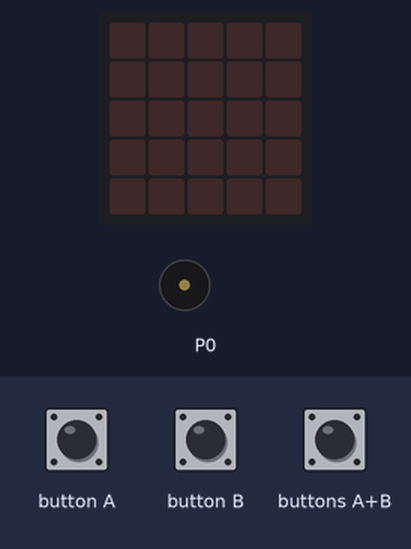
A program run on a simulated BBC micro:bit running MicroPython. On the bench: the board's 5×5 LED display, buzzer (waves = sounding). The test bench sets the inputs (shaded band). Random numbers come from a fixed seed.

Above: at 1.2 s.
1.3 s: button A pressed for 0.15 s
At 1.6 s:
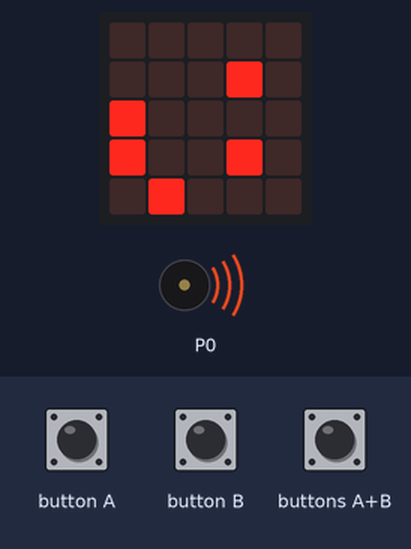
13.3 s: buttons A+B pressed for 0.15 s
At 15.95 s:
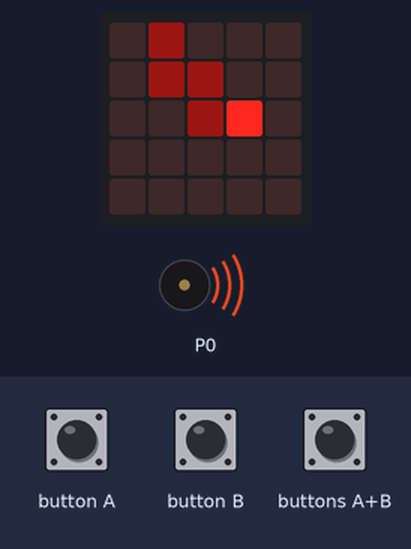
16.3 s: buttons A+B pressed for 1 s
At 21.68 s:
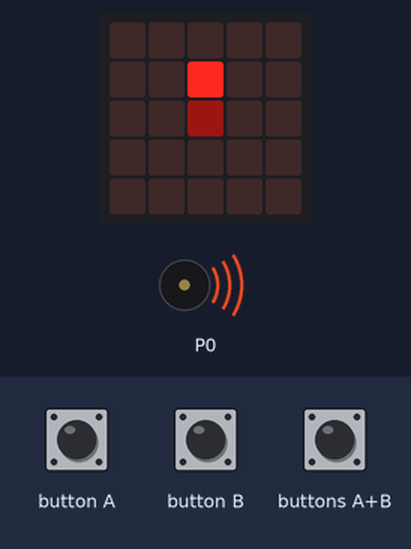
22.3 s: buttons A+B pressed for 0.15 s
At 28.02 s:
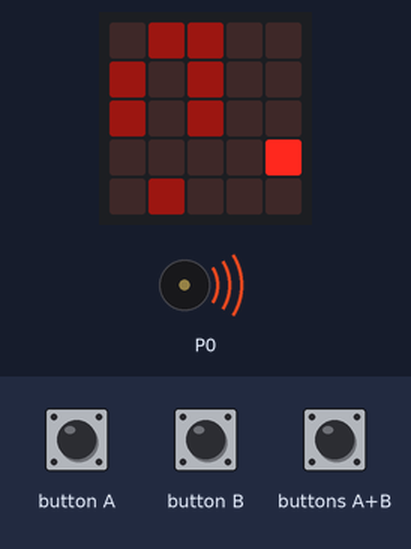
Timing chart, 0 to 29.3 s (numbered marks = the images above; inputs shaded):
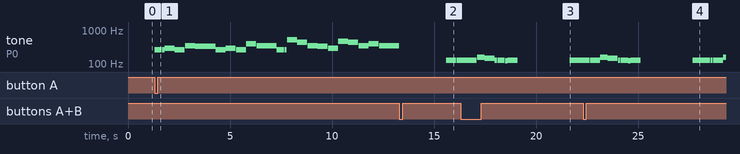

The program:

10020154_4sk4-Daniel.py
```python
import microbit
import radio
import math
import music
import random

#constants
mijnReserve  = 0
mijnSchool   = 20
mijnLeerling = 154

#setup
radio.config(group=1)
radio.on()

####################################################
##### vanaf hier mag je stukjes code aanpassen #####
####################################################

def functie_A():
    # deze code mag je veranderen
    music.play(music.BIRTHDAY,wait=False)
    for j in range(22):
        for i in range(12):
            microbit.display.set_pixel(random.randint(0,4), random.randint(0,4),9)
            microbit.sleep(50)
        microbit.display.clear()
    microbit.sleep(1000)
    microbit.display.clear()
    # tot hier


def functie_B():
    # deze code mag je veranderen
    music.play(music.NYAN,wait=False)
    for j in range(13):
        for i in range(10):
            microbit.display.set_pixel(random.randint(0,4), random.randint(0,4),i)
            microbit.sleep(50)
    microbit.sleep(1000)
    microbit.pin2.write_analog(30)
    microbit.display.clear()
    # tot hier


def functie_AB():
    # deze code mag je veranderen
    music.play(music.FUNERAL,wait=False)
    x = 2
    y = 2
    for i in range(100):
        microbit.display.set_pixel(x, y, 1)
        x = x + random.randint(-1,1)
        y = y + random.randint(-1,1)
        if x > 4:
            x = 0
        if x < 0:
            x = 4
        if y > 4:
            y = 0
        if y < 0:
            y = 4
        microbit.display.set_pixel(x, y, 9)
        microbit.sleep(50)
    microbit.sleep(1000)
    microbit.display.clear()
    # tot hier


############################################
###### tot hier mag je code aanpassen ######
############################################

def handleRadio(incoming):
    receivedNumber = float(incoming)
    nummerOntvangen = receivedNumber
    nummerKnopje    = int(nummerOntvangen / 1000000)
    nummerOntvangen = nummerOntvangen - nummerKnopje * 1000000
    nummerReserve   = int(nummerOntvangen / 100000)
    nummerOntvangen = nummerOntvangen - nummerReserve* 100000
    nummerSchool    = int(nummerOntvangen / 1000)
    nummerOntvangen = nummerOntvangen - nummerSchool * 1000
    nummerLeerling  = int(nummerOntvangen)

    if nummerReserve  == mijnReserve  or nummerReserve  == 0 :
        if nummerSchool   == mijnSchool   or nummerSchool   == 0:
            if nummerLeerling == mijnLeerling or nummerLeerling == 0:
                if nummerKnopje == 1:
                    #microbit.pin5.write_digital(0)
                    #microbit.sleep(50)
                    #microbit.pin5.write_digital(1)
                    functie_A()
                elif nummerKnopje == 2:
                    #microbit.pin11.write_digital(0)
                    #microbit.sleep(50)
                    #microbit.pin11.write_digital(1)
                    functie_B()
                else:
                    #microbit.pin5.write_digital(0)
                    #microbit.pin11.write_digital(0)
                    #microbit.sleep(50)
                    #microbit.pin5.write_digital(1)
                    #microbit.pin11.write_digital(1)
                    functie_AB()


def get_message():
    try:
        msg = radio.receive_bytes()
        if msg is not None:
            if int(msg[0]) == 01 and int(msg[1]) == 00 and int(msg[2]) == 01:
                packet_type = msg[3]
                if packet_type == 0:
                    payload = 0
                    for i in range(len(msg[12:])):
                        payload += msg[12+i] * math.pow(256, i)
                    handleRadio(payload)
    except Exception as e:
        radio.off()
        radio.on()


while True:
    get_message()

    if microbit.button_a.was_pressed() and microbit.button_b.was_pressed():
        functie_AB()
    elif microbit.button_a.get_presses() > 0:
        functie_A()
    elif microbit.button_b.get_presses() > 0:
        functie_B()
```

Measured:
- after the input at 1.3 s, tone on P0: plays 262 Hz for 0.36 s, 262 Hz for 0.12 s, 294 Hz for 0.49 s, 262 Hz for 0.49 s, 349 Hz for 0.49 s, 330 Hz for 0.99 s … (25 notes in this stretch), starting at once; the display: first changes at once (image 1 shows a later state)
- after the input at 13.3 s, tone on P0: silent → 131 Hz after 2.3 s, → silent 0.49 s later, → 131 Hz 0.01 s later
